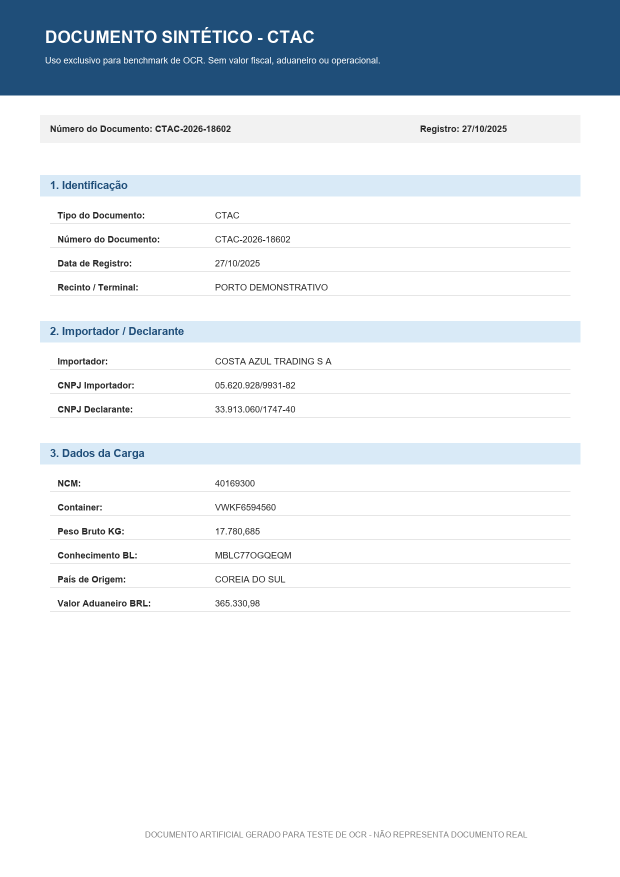
#> input picture dataset/02_images_clean/ctac_0001.png, 1240 x 1754 px (shown at 1/2 size)
$ python -i image_degradation.py   (imports and definitions only)
#> lines starting #> are read from the running program, lines starting #| are printed output that depends on the picture
from __future__ import annotations

import io
import random
from pathlib import Path

import numpy as np
from PIL import Image, ImageDraw, ImageEnhance, ImageFilter

try:
    from document_templates import QUALITY_VARIANTS
except ImportError:
    from src.document_templates import QUALITY_VARIANTS


VARIANT_EXTENSIONS = {
    "clean": "png",
    "low_resolution": "png",
    "blur": "png",
    "heavy_compression": "jpg",
    "skew_shadow_noise": "png",
}


def build_variant_filename(document_id: str, quality_variant: str) -> str:
    extension = VARIANT_EXTENSIONS[quality_variant]
    return f"{document_id}__{quality_variant}.{extension}"


def apply_clean(image: Image.Image) -> Image.Image:
    return image.copy().convert("RGB")


def apply_low_resolution(image: Image.Image) -> Image.Image:
    original_size = image.size
    reduced_size = (
        max(1, original_size[0] // 2),
        max(1, original_size[1] // 2),
    )
    reduced = image.resize(reduced_size, Image.Resampling.BILINEAR)
    return reduced.resize(original_size, Image.Resampling.BILINEAR)


def apply_blur(image: Image.Image, radius: float = 2.2) -> Image.Image:
    return image.filter(ImageFilter.GaussianBlur(radius=radius))


def apply_heavy_compression(image: Image.Image, quality: int = 24) -> Image.Image:
    buffer = io.BytesIO()
    image.convert("RGB").save(buffer, format="JPEG", quality=quality)
    buffer.seek(0)
    compressed = Image.open(buffer).convert("RGB").copy()
    buffer.close()
    return compressed


def _add_shadow(image: Image.Image) -> Image.Image:
    result = image.convert("RGBA")
    overlay = Image.new("RGBA", result.size, (0, 0, 0, 0))
    draw = ImageDraw.Draw(overlay)

    width, height = result.size
    shadow_alpha = random.randint(45, 85)
    shadow_points = [
        (0, int(height * 0.45)),
        (int(width * 0.55), 0),
        (width, 0),
        (width, height),
        (0, height),
    ]
    draw.polygon(shadow_points, fill=(0, 0, 0, shadow_alpha))
    return Image.alpha_composite(result, overlay).convert("RGB")


def _add_noise(image: Image.Image, sigma: float = 12.0) -> Image.Image:
    array = np.asarray(image).astype(np.float32)
    noise = np.random.normal(0, sigma, array.shape)
    noisy = np.clip(array + noise, 0, 255).astype(np.uint8)
    return Image.fromarray(noisy, mode="RGB")


def apply_skew_shadow_noise(image: Image.Image) -> Image.Image:
    rotated = image.rotate(
        random.uniform(-3.5, 3.5),
        resample=Image.Resampling.BILINEAR,
        expand=False,
        fillcolor="white",
    )
    shadowed = _add_shadow(rotated)
    noisy = _add_noise(shadowed, sigma=12.0)
    contrasted = ImageEnhance.Contrast(noisy).enhance(0.86)
    return contrasted.filter(ImageFilter.GaussianBlur(radius=0.4))


VARIANT_FUNCTIONS = {
    "clean": apply_clean,
    "low_resolution": apply_low_resolution,
    "blur": apply_blur,
    "heavy_compression": apply_heavy_compression,
    "skew_shadow_noise": apply_skew_shadow_noise,
}


def save_quality_variants(clean_image_path: Path, output_dir: Path, document_id: str) -> dict[str, Path]:
    output_dir.mkdir(parents=True, exist_ok=True)
    source_image = Image.open(clean_image_path).convert("RGB")
    saved_files: dict[str, Path] = {}

    for quality_variant in QUALITY_VARIANTS:
        processed_image = VARIANT_FUNCTIONS[quality_variant](source_image)
        output_path = output_dir / build_variant_filename(document_id, quality_variant)
        if VARIANT_EXTENSIONS[quality_variant] == "jpg":
            processed_image.save(output_path, format="JPEG", quality=24)
        else:
            processed_image.save(output_path, format="PNG")
        saved_files[quality_variant] = output_path

    return saved_files

>>> from PIL import Image
>>> picture = Image.open('../dataset/02_images_clean/ctac_0001.png')
#> picture is the input picture: PIL image 1240x1754 RGB; mean R, G, B 225.9, 232, 237.4
>>> result = apply_skew_shadow_noise(picture)
#> in apply_skew_shadow_noise, `rotated = image.rotate( random.uniform(-3.5, 3.5), resample=Image.Resa..`:
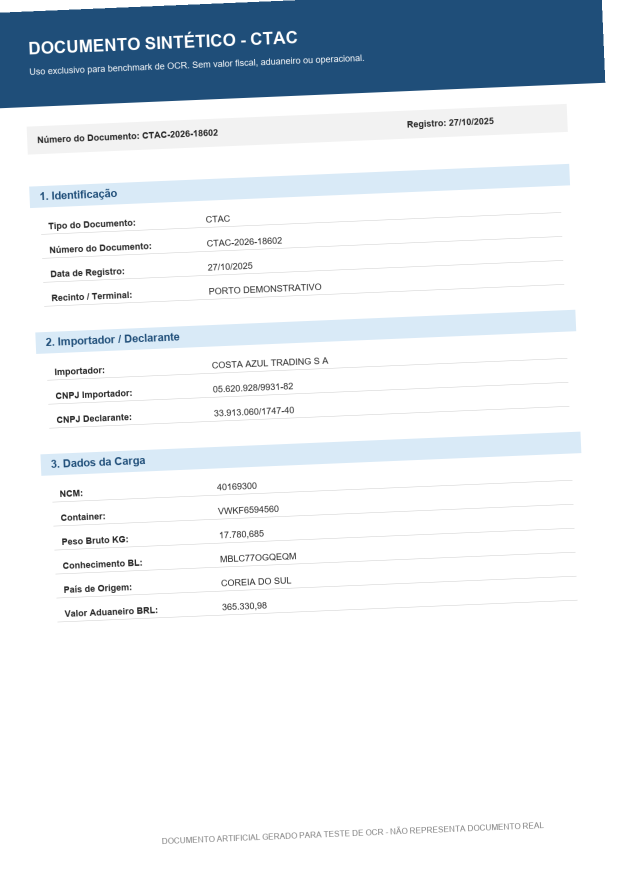
#> rotated: PIL image 1240x1754 RGB (shown at 1/2 size); mean R, G, B 227.3, 233.1, 238.2
#> in _add_shadow, `overlay = Image.new("RGBA", result.size, (0, 0, 0, 0))`: overlay: PIL image 1240x1754 RGBA; every value is 0
#> in _add_shadow, `return Image.alpha_composite(result, overlay).convert("RGB")`:
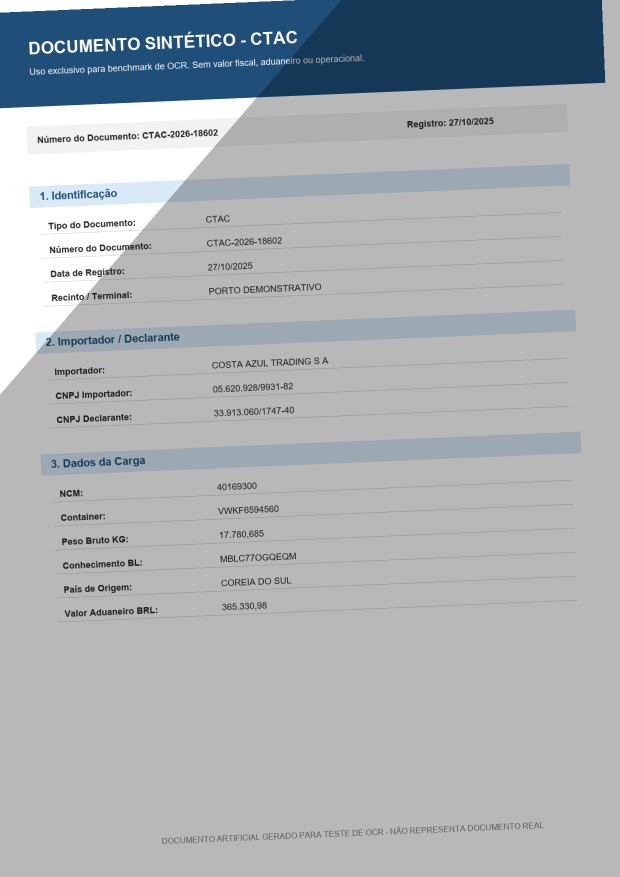
#> returned value: PIL image 1240x1754 RGB (shown at 1/2 size); mean R, G, B 169.5, 174.3, 178.6
#> in apply_skew_shadow_noise, `contrasted = ImageEnhance.Contrast(noisy).enhance(0.86)`:
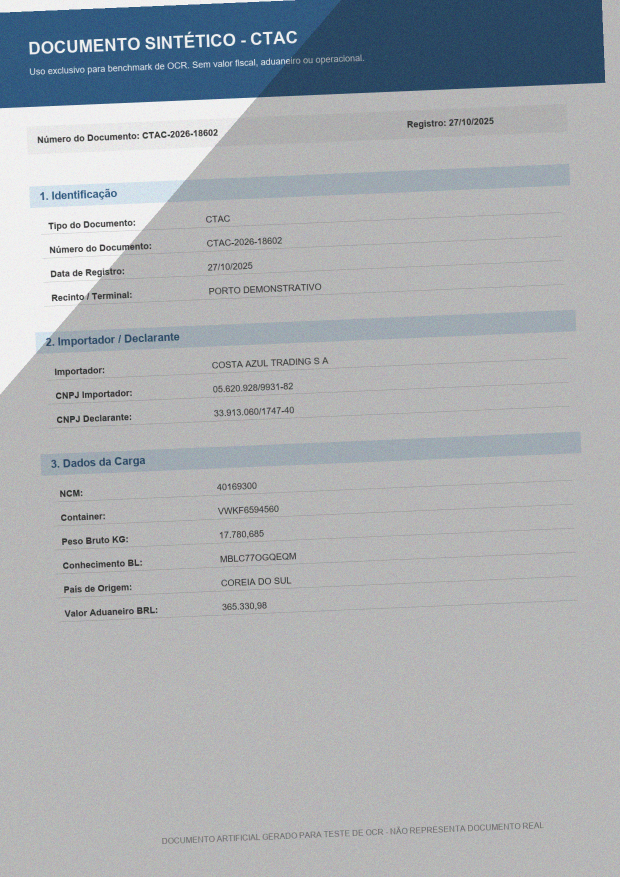
#> contrasted: PIL image 1240x1754 RGB (shown at 1/2 size); mean R, G, B 168.9, 173, 176.7
